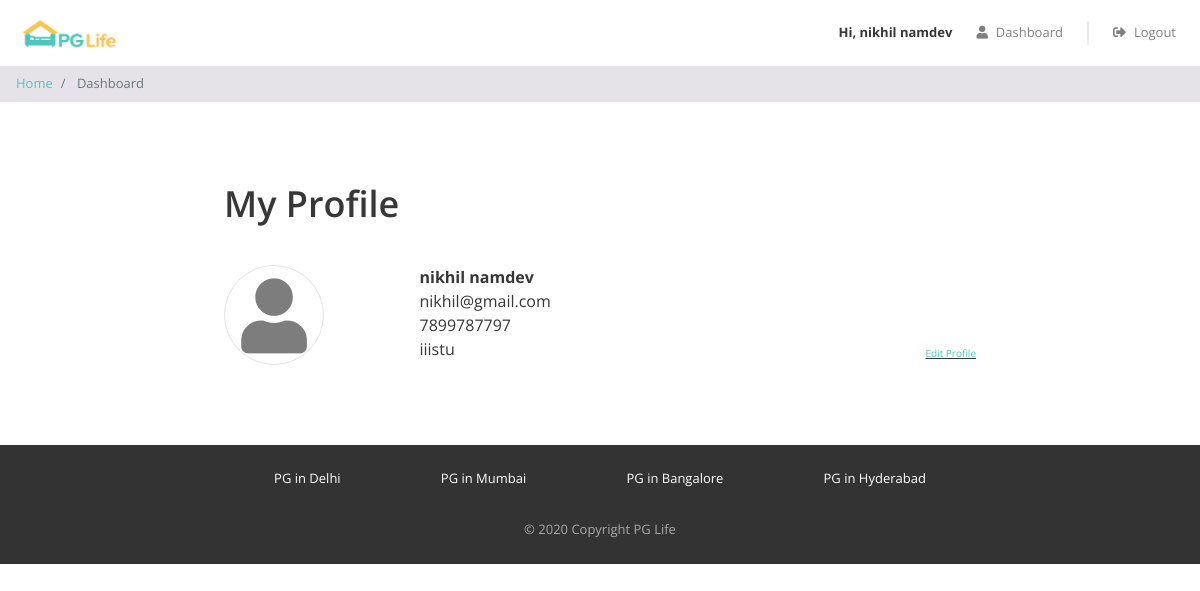
/dashboard.php (signed in), run on the app's committed database.
### tables this page shows
CREATE TABLE `user` (
  `id` int(12) NOT NULL,
  `user_name` varchar(100) NOT NULL,
  `user_email` varchar(20) NOT NULL,
  `password` varchar(255) NOT NULL,
  `phone` varchar(20) NOT NULL,
  `gender` varchar(20) NOT NULL,
  `college_name` varchar(50) NOT NULL,
  `dateRegister` timestamp NOT NULL DEFAULT current_timestamp()
);

### dashboard.php (the view, shortened to what this page needs)
<?php
require "includes/database_connect.php";
$user_id = $_SESSION["userId"];
$sql_1 = "SELECT * FROM user WHERE id = $user_id";
$result_1 = mysqli_query($conn, $sql_1);
$user = mysqli_fetch_assoc($result_1);
$fullname=$user['user_name'];
?>
<!DOCTYPE html>
<html lang="en">
<head>
    <?php
    include "includes/head_links.php";
    ?>
    <link href="css/dashboard.css" rel="stylesheet" />
</head>
<body>
    <?php
    include "includes/header.php";
    ?>
    <nav aria-label="breadcrumb">
        <ol class="breadcrumb py-2">
            <li class="breadcrumb-item">
                <a href="index.php">Home</a>
            </li>
            <li class="breadcrumb-item active" aria-current="page">
                Dashboard
            </li>
        </ol>
    </nav>
    <div class="my-profile page-container">
        <h1>My Profile</h1>
        <div class="row">
            <div class="col-md-3 profile-img-container">
                <i class="fas fa-user profile-img"></i>
            </div>
            <div class="col-md-9">
                <div class="row no-gutters justify-content-between align-items-end">
                    <div class="profile">
                        <div class="name"><?php echo $fullname?></div>
                        <div class="email"><?php echo $user['user_email'] ?></div>
                        <div class="phone"><?php echo $user['phone'] ?></div>
                        <div class="college"><?php echo $user['college_name'] ?></div>
                    </div>
                    <div class="edit">
                        <div class="edit-profile"><a href="editProfile.php">Edit Profile</a></div>
                    </div>
                </div>
            </div>
        </div>
    </div>
    <?php
    include "includes/footer.php";
    ?>
</body>
</html>

### css/common.css (style rules this page uses)
* { box-sizing: border-box; font-family: 'Open Sans', sans-serif; }
body { color: #373737; font-size: 16px; position: relative; }
h1, h2, h3, h4, h5, h6 { font-weight: 600; }
h1 { font-size: 36px; margin-bottom: 40px; }
.breadcrumb { background-color: #e5e3e8; font-size: 13px; border-radius: 0px; margin-bottom: 0px; }
.page-container { max-width: 800px; padding: 80px 24px; margin: auto; }

### css/dashboard.css (style rules this page uses)
.profile-img { color: #7d7d7d; font-size: 75px; text-align: center; border: 1px solid #e4e4e4; border-radius: 50%; height: 100px; width: 100px; line-height: 100px; }
.profile .name { font-weight: bold; }
.edit-profile { font-size: 10px; text-decoration: underline; cursor: pointer; }

### data on the page
user: user_name "nikhil namdev", user_email "nikhil@gmail.com", phone "7899787797", college_name "iiistu"

### other printed values
$_SESSION["username"] "nikhil namdev"
